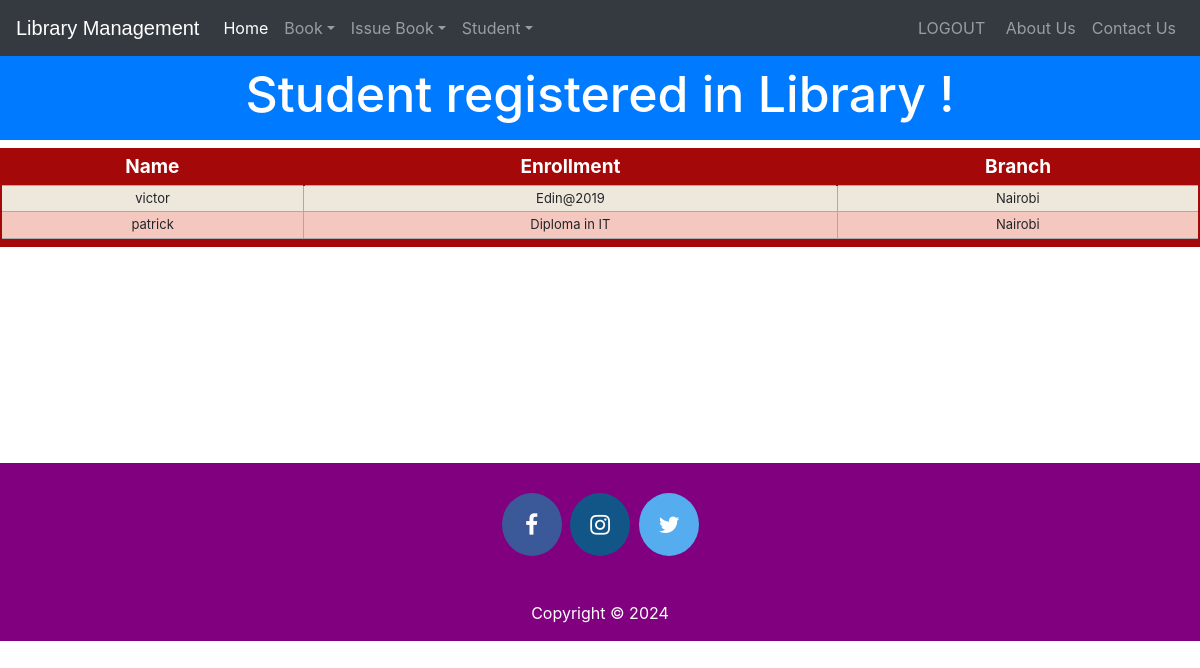
The app's page /viewstudent (signed in), older data.
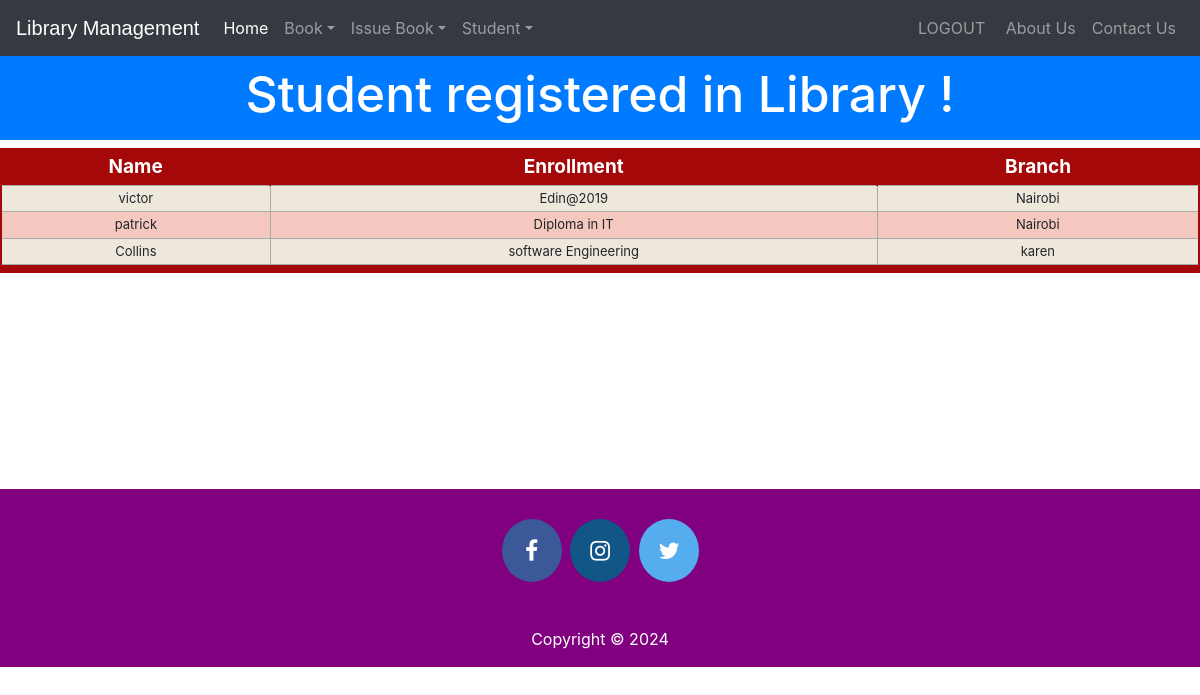
The same page, newer data.
### library/models.py (models this page shows, shortened)
class StudentExtra(models.Model):
    user=models.OneToOneField(User,on_delete=models.CASCADE)
    enrollment = models.CharField(max_length=40)
    branch = models.CharField(max_length=40)
    @property
    def get_name(self):
        return self.user.first_name

### library/views.py (the view)
# urls.py: path('viewstudent', views.viewstudent_view),
@login_required(login_url='adminlogin')
@user_passes_test(is_admin)
def viewstudent_view(request):
    students=models.StudentExtra.objects.all()
    return render(request,'library/viewstudent.html',{'students':students})

### library/views.py (called while the page is built)
def is_admin(user):
    if user.is_superuser or user.is_staff:
        return True
    else:
        return False

### templates/library/viewstudent.html (shortened to what this page needs)
<!DOCTYPE html>
<html lang="en" dir="ltr">
  <head>
  </head>
  <body>
    {% include "library/navbaradmin.html" %}
    <br>
    <br>
    <h3 class="p-3 mb-2 bg-primary text-white" style = 'font-size: 50px;text-align:center;'>Student registered in Library !</h3>
    {% if students%}
<table class="redTable">
<thead>
<tr>
<th>Name</th>
<th>Enrollment</th>
<th>Branch</th>
</tr>
</thead>
<tfoot>
<tr>
<td colspan="3">
</td>
</tr>
</tfoot>
<tbody>
  {% for s in students %}
    <tr>
      <td>{{s.get_name}}</td>
      <td>{{s.enrollment}}</td>
      <td>{{s.branch}}</td>
    </tr>
  {% endfor %}
</tbody>
</table>
{%else%}
<h1> No Student Registered in Library</h1>
{%endif%}
<br><br><br><br><br><br>
<br><br><br>
  {% include "library/footer.html" %}
  </body>
</html>

### templates/library/navbaradmin.html (shortened to what this page needs)
<!DOCTYPE html>
{% load static %}
<html lang="en">
<head>
<link rel="stylesheet" href="https://stackpath.bootstrapcdn.com/bootstrap/4.3.1/css/bootstrap.min.css">
<link rel="stylesheet" href="https://maxcdn.bootstrapcdn.com/font-awesome/4.7.0/css/font-awesome.min.css">
</head>
<body>
<div class="bs-example">
    <nav class="navbar navbar-expand-md bg-dark navbar-dark fixed-top">
        <a href="/" class="navbar-brand">Library Management</a>
        <div class="collapse navbar-collapse justify-content-between" id="navbarCollapse">
            <div class="navbar-nav">
                <a href="/" class="nav-item nav-link active">Home</a>
                <div class="nav-item dropdown">
                  <a href="#" class="nav-link dropdown-toggle" data-toggle="dropdown">Book</a>
                </div>
                <div class="nav-item dropdown">
                  <a href="#" class="nav-link dropdown-toggle" data-toggle="dropdown">Issue Book</a>
                </div>
                <div class="nav-item dropdown">
                  <a href="#" class="nav-link dropdown-toggle" data-toggle="dropdown">Student</a>
                </div>
            </div>
            <div class="navbar-nav">
                <a href="logout" class="nav-item nav-link">LOGOUT</a> &nbsp
                <a href="/aboutus" class="nav-item nav-link">About Us</a>
                <a href="contactus" class="nav-item nav-link">Contact Us</a>
            </div>
        </div>
    </nav>
</div>
</body>
</html>

### templates/library/footer.html (shortened to what this page needs)
<!DOCTYPE html>
<html>
<head>
</head>
<footer>
  <p>
  <a href="https://facebook.com/" class="fa fa-facebook"></a>
  <a href="https://instagram.com/" class="fa fa-instagram"></a>
  <a href="https://twitter.com/" class="fa fa-twitter"></a>
  </p>
<br>
  <div class="container">
    <div class="row">
               <div class="col-md-12 col-sm-12">
                    <div style="color:#ffffff;"class="wow fadeInUp footer-copyright">
			    <p>Copyright &copy;   2024  </p>
                    </div>
               </div>
    </div>
  </div>
</footer>
</html>

### templates/library/viewstudent.html (style rules this page uses)
table.redTable { border: 2px solid #A40808; background-color: #EEE7DB; width: 100%; text-align: center; border-collapse: collapse; }
table.redTable td, table.redTable th { border: 1px solid #AAAAAA; padding: 3px 2px; }
table.redTable tbody td { font-size: 13px; }
table.redTable tr:nth-child(even) { background: #F5C8BF; }
table.redTable thead { background: #A40808; }
table.redTable thead th { font-size: 19px; font-weight: bold; color: #FFFFFF; text-align: center; border-left: 2px solid #A40808; }
table.redTable thead th:first-child { border-left: none; }
table.redTable tfoot { font-size: 13px; font-weight: bold; color: #FFFFFF; background: #A40808; }
table.redTable tfoot td { font-size: 13px; }

### templates/library/navbaradmin.html (style rules this page uses)
.bs-example { margin: 0px; }
.navbar-brand { font-size: 20px; font-family: sans-serif; }

### templates/library/footer.html (style rules this page uses)
footer { padding: 0px 0px 0px 0px; background-color:purple; margin:0px; }
.fa { padding: 20px; font-size: 23px; width: 60px; text-align: center; text-decoration: none; margin: 5px 2px; border-radius: 50%; }
.fa-facebook { background: #3B5998; color: white; margin-top: 30px; }
.fa-twitter { background: #55ACEE; color: white; }
.fa-instagram { background: #125688; color: white; }
p { text-align:center; }

Row changes from the older to the newer data that the page shows:
added StudentExtra: get_name "Collins", enrollment "software Engineering", branch "karen"
